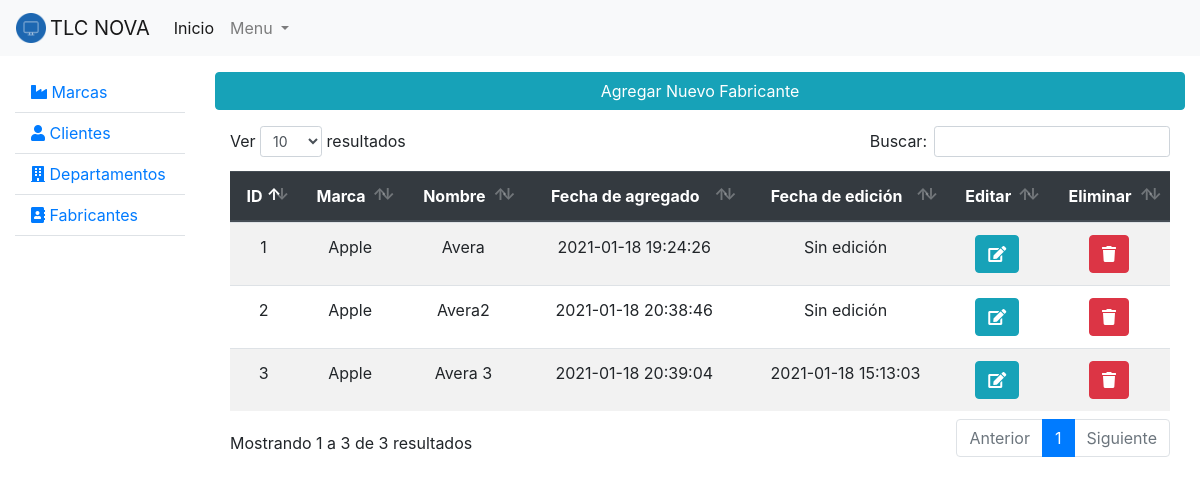
The page /vistas/fabricantes/listarFabricantes.php on the database its author committed.
### tables this page shows
CREATE TABLE `fabricantes` (
  `idfabricante` int(11) NOT NULL,
  `marca_idmarca` int(11) DEFAULT NULL,
  `nombre` varchar(45) DEFAULT NULL,
  `update` datetime DEFAULT NULL,
  `create` timestamp NULL DEFAULT NULL,
  `delete` datetime DEFAULT NULL
);

CREATE TABLE `marca` (
  `idmarca` int(11) NOT NULL,
  `nombre` varchar(45) DEFAULT NULL,
  `update` datetime DEFAULT NULL,
  `create` timestamp NULL DEFAULT NULL,
  `delete` datetime DEFAULT NULL
);

### config/db/fabricantes/functions.php (called while the page is built, shortened)
<?php
function listarFabricantes(){
    $respuesta = [];
    $query = "SELECT f.idfabricante, m.nombre as 'Juan', f.nombre, f.`create`, f.`update` FROM fabricantes f
                LEFT JOIN marca m on f.marca_idmarca = m.idmarca
                WHERE f.`delete` is null";
    $conexion = connect();
    if( $resultado = mysqli_query($conexion,$query) ){
        while($fila = mysqli_fetch_assoc($resultado)){
            array_push($respuesta, $fila);
        }
    }
    return $respuesta;
}

### vistas/fabricantes/listarFabricantes.php (the view, shortened to what this page needs)
<?php
include '../../config/db/fabricantes/functions.php';
$fabricantes = listarFabricantes();
?>
<!doctype html>
<html lang="es">
<head>
    <?php
    include '../../components/head.php';
    ?>
</head>
<body>
<?php
include '../../components/menu.php';
    ?>
    <div class="container-fluid">
        <div class="row">
            <?php include "../../components/sidebar.php"?>
            <div class="col">
                <div class="table-responsive">
                    <a href="<?php echo URL; ?>vistas/fabricantes/agregarFabricante.php" class="btn btn-info btn-block mt-3 mb-3"> Agregar Nuevo Fabricante </a>
                    <?php if( count($fabricantes) > 0 ){?>
                    <table id="tablaFabricante" class="table table-hover table-striped text-center">
                        <thead class="thead-dark">
                        <tr>
                            <th>ID</th>
                            <th>Marca</th>
                            <th>Nombre</th>
                            <th>Fecha de agregado</th>
                            <th>Fecha de edición</th>
                            <th>Editar</th>
                            <th>Eliminar</th>
                        </tr>
                        </thead>
                        <tbody>
                        <?php
                        foreach ($fabricantes as $fabricante){
                            $ultimaEdicion = $fabricante["update"] == "" ? "Sin edición" : $fabricante["update"];
                            ?>
                            <tr>
                                <td><?=$fabricante["idfabricante"];?></td>
                                <td><?=$fabricante['Juan'];?></td>
                                <td><?=$fabricante["nombre"];?></td>
                                <td><?=$fabricante["create"];?></td>
                                <td><?=$ultimaEdicion;?></td>
                                <td><button onclick="editaFabricante(<?php echo $fabricante['idfabricante']; ?>, '<?php echo $fabricante['nombre'] ?>')" class="btn btn-info"><i class="fas fa-edit"></i></button></td>
                                <td><button onclick="eliminaFabricantes(<?php echo $fabricante['idfabricante']; ?>, '<?php echo $fabricante['nombre'] ?>');" class="btn btn-danger"><i class="fas fa-trash"></i></button></td>
                            </tr>
                            <?php
                        }
                        ?>
                        </tbody>
                    </table>
                </div>
            </div>
        </div>
    </div>
    <?php
}else{
    echo '<div class="alert alert-danger" role="alert">
                    Aún no hay fabricantes registrados
                  </div>';
}
?>
</body>
</html>

### components/head.php (shortened to what this page needs)
<link rel="stylesheet" href="<?php echo URL; ?>/plugins/normalize/normalize.css">
<link rel="stylesheet" href="<?php echo URL; ?>/plugins/bootstrap/css/bootstrap.css">
<link rel="stylesheet" href="<?php echo URL; ?>/plugins/fontawesome/css/all.min.css">
<link rel="stylesheet" href="<?php echo URL; ?>/plugins/sweetalert2/sweetalert2.min.css">
<link rel="stylesheet" href="<?php echo URL; ?>/plugins/datatables/css/dataTables.bootstrap4.min.css">

### components/menu.php (shortened to what this page needs)
<nav class="navbar navbar-expand-lg navbar-light bg-light">
    <img src="<?php echo URL?>dist/img/computer.png" width="30px" class="mr-1">
    <a class="navbar-brand" href="#"> TLC NOVA</a>
    <div class="collapse navbar-collapse" id="navbarNavDropdown">
        <ul class="navbar-nav">
            <li class="nav-item active">
                <a class="nav-link" href="#">Inicio <span class="sr-only">(current)</span></a>
            </li>
            <li class="nav-item dropdown">
                <a class="nav-link dropdown-toggle" href="#" id="navbarDropdownMenuLink" role="button" data-toggle="dropdown" aria-haspopup="true" aria-expanded="false">
                    Menu
                </a>
            </li>
        </ul>
    </div>
</nav>

### components/sidebar.php (shortened to what this page needs)
<nav class="col-sm-3 col-md-2 hidden-xs-down bg-faded sidebar mt-3 none_aside">
    <ul class="nav nav-pills flex-column">
        <li class="nav-item border-bottom">
            <a class="nav-link" href="<?php echo URL; ?>vistas/marcas/listarMarcas.php"><i class="fas fa-industry"></i> Marcas <span class="sr-only">(current)</span></a>
        </li>
        <li class="nav-item border-bottom">
            <a class="nav-link" href="<?php echo URL; ?>vistas/clientes/listarClientes.php"> <i class="fas fa-user"></i> Clientes</a>
        </li>
        <li class="nav-item border-bottom">
            <a class="nav-link" href="<?php echo URL; ?>vistas/departamentos/listarDepartamentos.php"> <i class="fas fa-building"></i> Departamentos</a>
        </li>
        <li class="nav-item border-bottom">
            <a class="nav-link" href="<?php echo URL; ?>vistas/fabricantes/listarFabricantes.php"> <i class="fas fa-address-book"></i> Fabricantes</a>
        </li>
    </ul>
</nav>

### rows shown on the page
fabricantes: idfabricante "1", marca_idmarca.nombre "Apple", nombre "Avera", create "2021-01-18 19:24:26", update "Sin edición"
fabricantes: idfabricante "2", marca_idmarca.nombre "Apple", nombre "Avera2", create "2021-01-18 20:38:46", update "Sin edición"
fabricantes: idfabricante "3", marca_idmarca.nombre "Apple", nombre "Avera 3", create "2021-01-18 20:39:04", update "2021-01-18 15:13:03"
